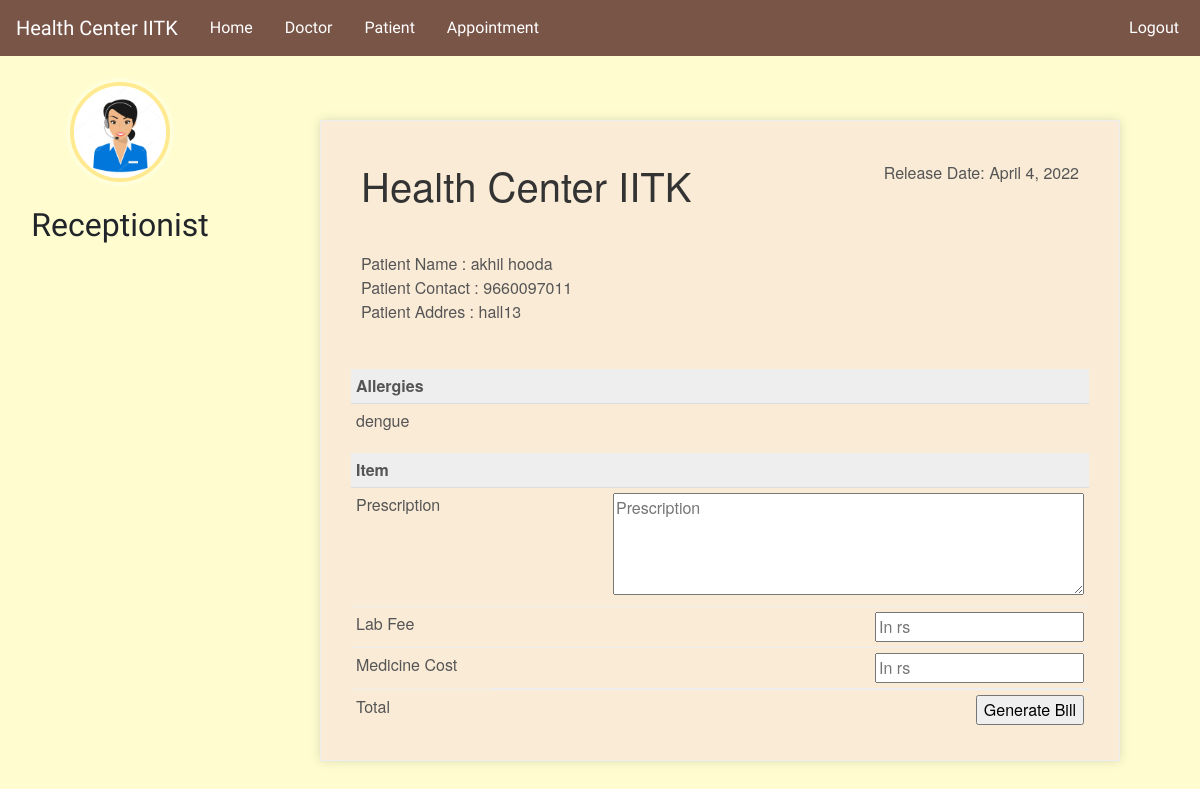
The app's page /discharge-patient/8 (signed in) with its own data.
### hospital/models.py (models this page shows, shortened)
class Patient(models.Model):
    user = models.OneToOneField(User, on_delete=models.CASCADE)
    profile_pic = models.ImageField(
        upload_to='profile_pic/PatientProfilePic/', null=True, blank=True)
    address = models.CharField(max_length=40)
    mobile = models.CharField(max_length=20, null=False)
    symptoms = models.CharField(max_length=100, null=False)
    assignedDoctorId = models.PositiveIntegerField(null=True)
    admitDate = models.DateField(auto_now=True)
    status = models.BooleanField(default=False)
    @property
    def get_name(self):
        return self.user.first_name+" "+self.user.last_name

### hospital/views.py (the view, shortened to what this page needs)
@login_required(login_url='adminlogin')
@user_passes_test(is_admin)
def discharge_patient_view(request, pk):
    patient = models.Patient.objects.get(id=pk)
    days = (date.today()-patient.admitDate)  # 2 days, 0:00:00
    assignedDoctor = models.User.objects.all().filter(id=patient.assignedDoctorId)
    d = days.days  # only how many day that is 2
    patientDict = {
        'patientId': pk,
        'name': patient.get_name,
        'mobile': patient.mobile,
        'address': patient.address,
        'symptoms': patient.symptoms,
        'admitDate': patient.admitDate,
        'todayDate': date.today(),
        'day': d,
        'assignedDoctorName': assignedDoctor[0].first_name,
    }
    return render(request, 'hospital/patient_generate_bill.html', context=patientDict)

### hospital/views.py (called while the page is built)
def is_admin(user):
    return user.groups.filter(name='ADMIN').exists()

### templates/hospital/patient_generate_bill.html (shortened to what this page needs)
{% extends 'hospital/admin_base.html' %}
{% load static %}
{% block content %}
<head>
</head>
<br><br><br>
<div class="invoice-box">
  <table cellpadding="0" cellspacing="0">
    <tr class="top">
      <td colspan="2">
        <table>
          <tr>
            <td class="title">
              <h1>Health Center IITK</h1>
            </td>
            <td>
              Release Date: {{todayDate}}<br>
            </td>
          </tr>
        </table>
      </td>
    </tr>
    <tr class="information">
      <td colspan="2">
        <table>
          <tr>
            <td>
              Patient Name : {{name}}<br>
              Patient Contact : {{mobile}}<br>
              Patient Addres : {{address}}<br>
            </td>
          </tr>
        </table>
      </td>
    </tr>
    <tr class="heading">
      <td>
        Allergies
      </td>
      <td>
      </td>
    </tr>
    <tr class="details">
      <td>
        {{symptoms}}
      </td>
    </tr>
    <tr class="heading">
      <td>
        Item
      </td>
      <td>
      </td>
    </tr>
    <form method="post">
      <tr class="item">
        <td>
          Prescription
        </td>
        <td>
          <textarea type="text" name="roomCharge" placeholder="Prescription" value="" rows="4" cols="50"></textarea>
        </td>
      </tr>
      <tr class="item">
        <td>
          Lab Fee
        </td>
        <td>
          <input type="number" name="doctorFee" placeholder="In rs" value="">
        </td>
      </tr>
      <tr class="item">
        <td>
          Medicine Cost
        </td>
        <td>
          <input type="number" name="medicineCost" placeholder="In rs" value="">
        </td>
      </tr>
      <tr class="total">
        <td>Total</td>
        <td>
          <input type="submit" name="submit" value="Generate Bill">
        </td>
      </tr>
    </form>
  </table>
</div>
{% endblock content %}

### static/style.css (style rules this page uses)
body { padding-left: 240px; }

### templates/hospital/admin_base.html (style rules this page uses)
body { background-color: rgb(255, 253, 208); font-family: 'Work Sans', sans-serif; }

### templates/hospital/patient_generate_bill.html (style rules this page uses)
.invoice-box { background-color: antiquewhite; max-width: 800px; margin: auto; padding: 30px; border: 1px solid #eee; box-shadow: 0 0 10px rgba(0, 0, 0, .15); font-size: 16px; line-height: 24px; font-family: 'Helvetica Neue', 'Helvetica', Helvetica, Arial, sans-serif; color: #555; }
.invoice-box table { width: 100%; line-height: inherit; text-align: left; }
.invoice-box table td { padding: 5px; vertical-align: top; }
.invoice-box table tr td:nth-child(2) { text-align: right; }
.invoice-box table tr.top table td { padding-bottom: 20px; }
.invoice-box table tr.top table td.title { font-size: 45px; line-height: 45px; color: #333; }
.invoice-box table tr.information table td { padding-bottom: 40px; }
.invoice-box table tr.heading td { background: #eee; border-bottom: 1px solid #ddd; font-weight: bold; }
.invoice-box table tr.details td { padding-bottom: 20px; }
.invoice-box table tr.item td { border-bottom: 1px solid #eee; }
.invoice-box table tr.total td:nth-child(2) { border-top: 2px solid #eee; font-weight: bold; }

### records on screen
Patient: mobile "9660097011", address "hall13", symptoms "dengue"

### other values on screen
{{ name }} "akhil hooda"
